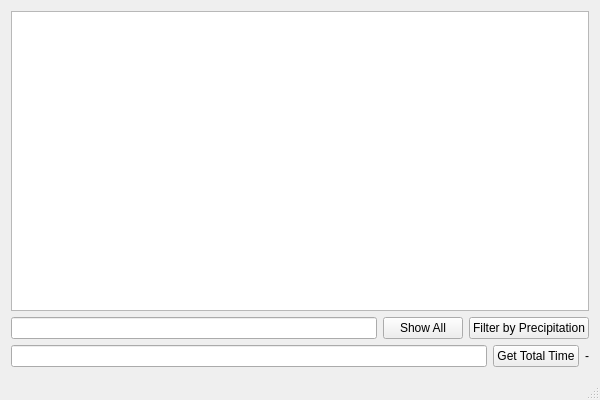
<?xml version="1.0" encoding="UTF-8"?>
<ui version="4.0">
 <class>QtGUIClass</class>
 <widget class="QMainWindow" name="QtGUIClass">
  <property name="geometry">
   <rect>
    <x>0</x>
    <y>0</y>
    <width>600</width>
    <height>400</height>
   </rect>
  </property>
  <property name="windowTitle">
   <string>QtGUI</string>
  </property>
  <widget class="QWidget" name="centralWidget">
   <layout class="QGridLayout" name="gridLayout">
    <item row="0" column="0">
     <layout class="QVBoxLayout" name="verticalLayout">
      <item>
       <widget class="QListWidget" name="weatherData"/>
      </item>
      <item>
       <layout class="QHBoxLayout" name="horizontalLayout">
        <item>
         <widget class="QLineEdit" name="precipitationEdit"/>
        </item>
        <item>
         <widget class="QPushButton" name="showAllButton">
          <property name="text">
           <string>Show All</string>
          </property>
         </widget>
        </item>
        <item>
         <widget class="QPushButton" name="precipitationButton">
          <property name="text">
           <string>Filter by Precipitation</string>
          </property>
         </widget>
        </item>
       </layout>
      </item>
      <item>
       <layout class="QHBoxLayout" name="horizontalLayout_2">
        <item>
         <widget class="QLineEdit" name="descriptionEdit"/>
        </item>
        <item>
         <widget class="QPushButton" name="descriptionButton">
          <property name="text">
           <string>Get Total Time</string>
          </property>
         </widget>
        </item>
        <item>
         <widget class="QLabel" name="timeData">
          <property name="text">
           <string>-</string>
          </property>
          <property name="alignment">
           <set>Qt::AlignCenter</set>
          </property>
         </widget>
        </item>
       </layout>
      </item>
     </layout>
    </item>
   </layout>
  </widget>
  <widget class="QStatusBar" name="statusBar"/>
 </widget>
 <layoutdefault spacing="6" margin="11"/>
 <resources>
  <include location="QtGUI.qrc"/>
 </resources>
 <connections/>
</ui>
